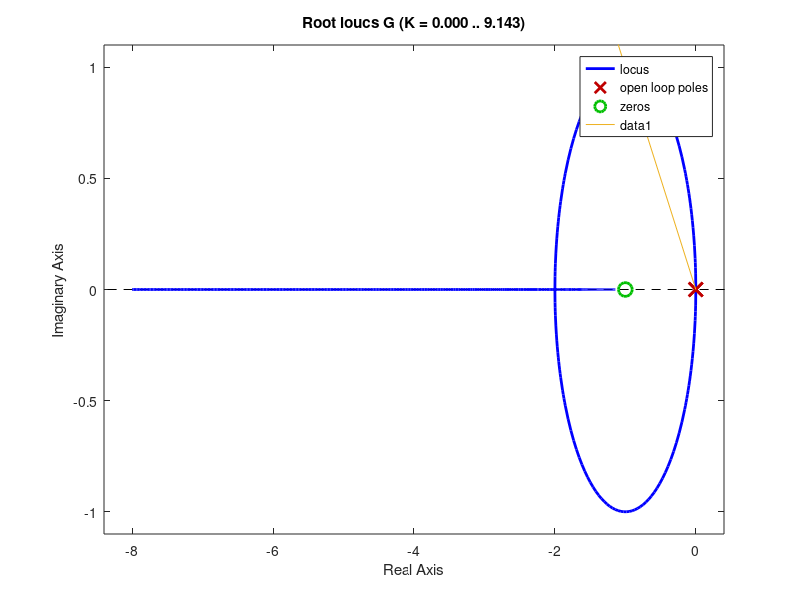

Here is the MATLAB script that generated this plot: (Note: this script raises an error after producing the figure.)
%% Definimos la funcion de transferencia
G=tf([1 1],[1 0 0]);

rlocus(G) %muestra el lugar de las raices de la funcion
grid %red
hold
line([0 -0.707*100], [0 0.707*100]) %Recta que genera z=0.707

%localizamos el punto de corte de ambas graficas y obtenemos el valor de K
rlocfind(G) %devuelve el valor de K correspondiente al punto que marquemos en el mapa
hold

%% Respuesta para K=2
serie1=series(2,G); 
Y=feedback(serie1,1,-1); %funcion en lazo cerrado con ganancia K=2
step(Y) %entrada tipo escalon